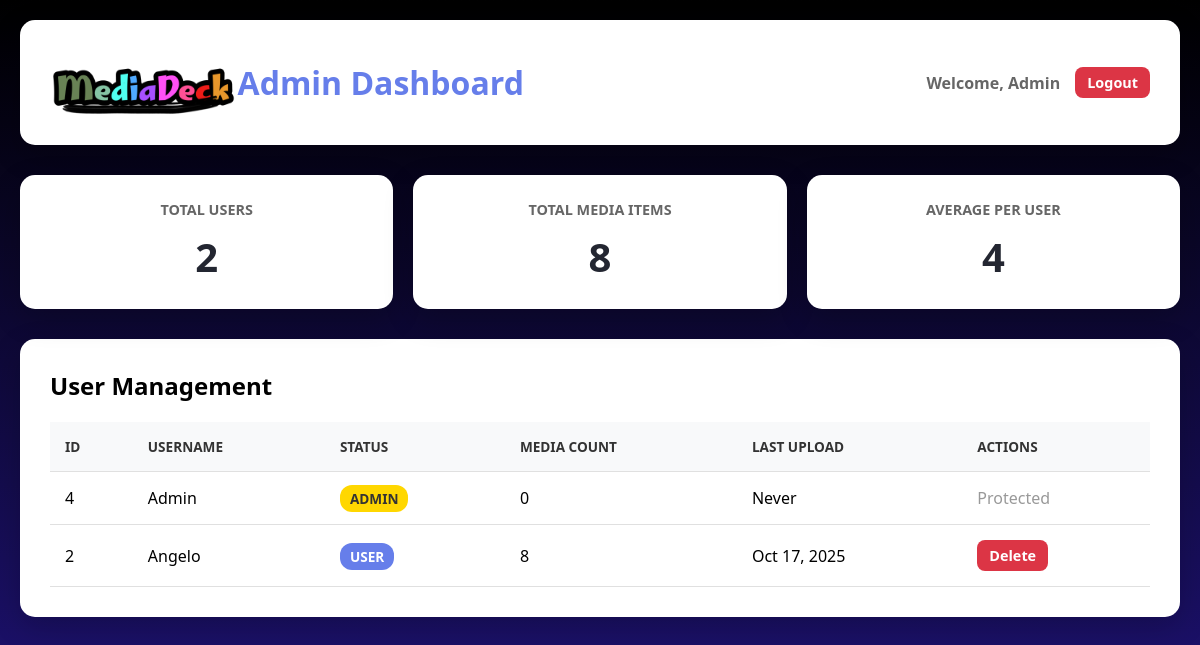
Screenshot of /admin_dashboard.php (signed in) with the database file from the repository.
### tables this page shows
CREATE TABLE `users` (
  `id` int(11) NOT NULL,
  `username` varchar(50) NOT NULL,
  `password` varchar(255) NOT NULL,
  `status` enum('user','admin') DEFAULT 'user'
);

### admin_dashboard.php (the view, shortened to what this page needs)
<?php
require_once __DIR__ . '/config/dbconfig.php';
try {
    $stmt = $pdo->query("
        SELECT
            u.id,
            u.username,
            u.status,
            COUNT(m.id) as media_count,
            MAX(m.created_at) as last_upload
        FROM users u
        LEFT JOIN media m ON u.id = m.user_id
        GROUP BY u.id, u.username, u.status
        ORDER BY u.username = 'Admin' DESC, u.username ASC
    ");
    $users = $stmt->fetchAll(PDO::FETCH_ASSOC);
    $stats_stmt = $pdo->query("
        SELECT
            COUNT(DISTINCT u.id) as total_users,
            COUNT(m.id) as total_media
        FROM users u
        LEFT JOIN media m ON u.id = m.user_id
    ");
    $stats = $stats_stmt->fetch(PDO::FETCH_ASSOC);
} catch (PDOException $e) {
    die("Error fetching data: " . $e->getMessage());
}
?>
<!DOCTYPE html>
<html lang="en">
<head>
</head>
<body>
    <div class="container">
        <div class="header">
            <img src="assets/images/title.png" alt="MediaDeck Title" style="width: 185px; height: 85px;">
            <h1 style="margin-right: 400px;">Admin Dashboard</h1>
            <div class="header-right">
                <span class="user-info">Welcome, <?php echo htmlspecialchars($_SESSION['username']); ?></span>
                <a href="logout.php" class="btn btn-danger">Logout</a>
            </div>
        </div>
        <div class="stats-grid">
            <div class="stat-card">
                <h3>Total Users</h3>
                <div class="number"><?php echo $stats['total_users']; ?></div>
            </div>
            <div class="stat-card">
                <h3>Total Media Items</h3>
                <div class="number"><?php echo $stats['total_media']; ?></div>
            </div>
            <div class="stat-card">
                <h3>Average per User</h3>
                <div class="number"><?php echo $stats['total_users'] > 0 ? round($stats['total_media'] / $stats['total_users'], 1) : 0; ?></div>
            </div>
        </div>
        <div class="content">
            <h2>User Management</h2>
            <?php if (count($users) > 0): ?>
                <table>
                    <thead>
                        <tr>
                            <th>ID</th>
                            <th>Username</th>
                            <th>Status</th>
                            <th>Media Count</th>
                            <th>Last Upload</th>
                            <th>Actions</th>
                        </tr>
                    </thead>
                    <tbody>
                        <?php foreach ($users as $user): ?>
                            <tr>
                                <td><?php echo $user['id']; ?></td>
                                <td><?php echo htmlspecialchars($user['username']); ?></td>
                                <td>
                                    <span class="badge <?php echo $user['status'] === 'admin' ? 'badge-admin' : 'badge-user'; ?>">
                                        <?php echo strtoupper($user['status']); ?>
                                    </span>
                                </td>
                                <td><?php echo $user['media_count']; ?></td>
                                <td><?php echo $user['last_upload'] ? date('M d, Y', strtotime($user['last_upload'])) : 'Never'; ?></td>
                                <td>
                                    <div class="actions">
                                        <?php if ($user['username'] !== 'Admin'): ?>
                                            <a href="?delete=<?php echo $user['id']; ?>"
                                               class="btn btn-danger"
                                               onclick="return confirm('Delete user <?php echo htmlspecialchars($user['username']); ?> and all their media?');">
                                                Delete
                                            </a>
                                        <?php else: ?>
                                            <span style="color: #999;">Protected</span>
                                        <?php endif; ?>
                                    </div>
                                </td>
                            </tr>
                        <?php endforeach; ?>
                    </tbody>
                </table>
            <?php else: ?>
                <div class="no-data">No users found.</div>
            <?php endif; ?>
        </div>
    </div>
</body>
</html>

### admin_dashboard.php (style rules this page uses)
* { margin: 0; padding: 0; box-sizing: border-box; }
body { font-family: 'Segoe UI', Tahoma, Geneva, Verdana, sans-serif; background: linear-gradient(rgba(0,0,0,1), rgba(33,20,127,1)); min-height: 100vh; padding: 20px; }
.header { background: white; padding: 20px 30px; border-radius: 15px; box-shadow: 0 10px 30px rgba(0, 0, 0, 0.2); margin-bottom: 30px; display: flex; justify-content: space-between; align-items: center; }
.header h1 { color: #667eea;b font-size: 2em; }
.header-right { display: flex; gap: 15px; align-items: center; }
.user-info { color: #666; font-weight: 600; }
.btn { padding: 10px 20px; background: linear-gradient(135deg, #667eea 0%, #764ba2 100%); color: white; text-decoration: none; border-radius: 8px; font-weight: 600; transition: transform 0.2s; border: none; cursor: pointer; display: inline-block; }
.btn-danger { background: #dc3545; padding: 6px 12px; font-size: 0.9em; }
.container { max-width: 1200px; margin: 0 auto; gap: 10px; align-items: center; }
.stats-grid { display: grid; grid-template-columns: repeat(auto-fit, minmax(200px, 1fr)); gap: 20px; margin-bottom: 30px; }
.stat-card { background: white; padding: 25px; border-radius: 15px; box-shadow: 0 10px 30px rgba(0, 0, 0, 0.2); text-align: center; }
.stat-card h3 { color: #666; font-size: 0.9em; margin-bottom: 10px; text-transform: uppercase; }
.stat-card .number { color: #232631ff; font-size: 2.5em; font-weight: bold; }
.content { background: white; padding: 30px; border-radius: 15px; box-shadow: 0 10px 30px rgba(0, 0, 0, 0.2); }
table { width: 100%; border-collapse: collapse; margin-top: 20px; }
th, td { padding: 15px; text-align: left; border-bottom: 1px solid #e0e0e0; }
th { background: #f8f9fa; color: #333; font-weight: 600; text-transform: uppercase; font-size: 0.85em; }
.badge { padding: 4px 10px; border-radius: 12px; font-size: 0.85em; font-weight: 600; }
.badge-admin { background: #ffd700; color: #333; }
.badge-user { background: #667eea; color: white; }
.actions { display: flex; gap: 10px; }

### rows the page displays
users: id "4", username "Admin", status "ADMIN", media_count "0", shows "Never", shows "Protected"
users: id "2", username "Angelo", status "USER", media_count "8", last_upload "Oct 17, 2025"

### other values shown
$_SESSION['username'] "Admin"
$stats['total_users'] "2"
$stats['total_media'] "8"
$stats['total_media'] / $stats['total_users'] "4"
